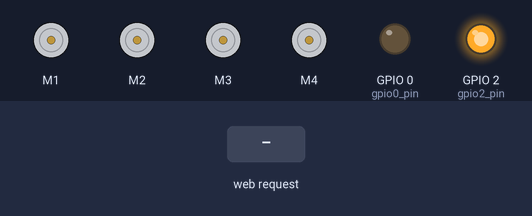
This sketch was run on a simulated ESP8266 (NodeMCU). On the bench: 4 × DC motor (green arrow = forward, orange = backward, longer = faster), output pins drawn as LEDs (lit = HIGH). The test bench sets the inputs (shaded band). WiFi joins after 1.5 s; servers stay silent unless stated; what the sketch prints to the serial monitor is not drawn.

Above: at 3.7 s.
3.8 s: HTTP request GET /med received
At 4.9 s:
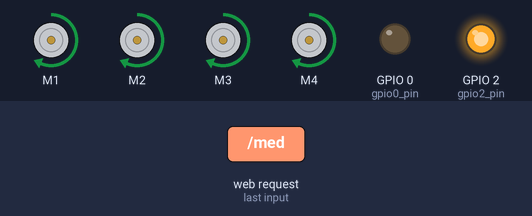
5.3 s: HTTP request GET /low received
At 6.1 s:
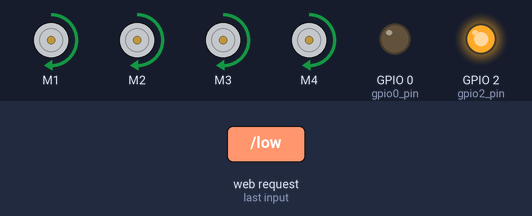
6.8 s: HTTP request GET /high received
At 7.2 s:
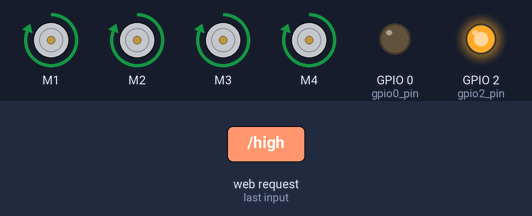
8.3 s: HTTP request GET /l2 received
At 9.5 s:
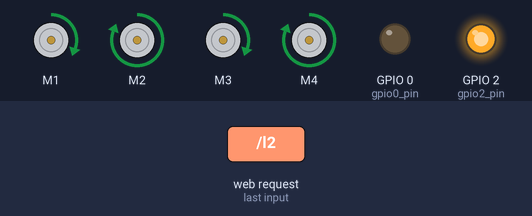
9.8 s: HTTP request GET /l1 received
At 10.7 s:
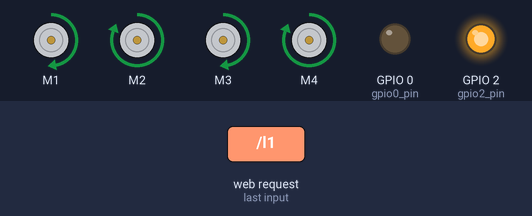
11.3 s: HTTP request GET /r1 received
At 11.9 s:
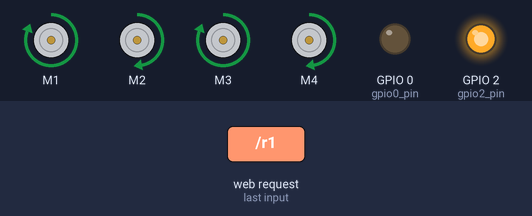
Timing chart, 0 to 13.8 s (numbered marks = the images above; inputs shaded):
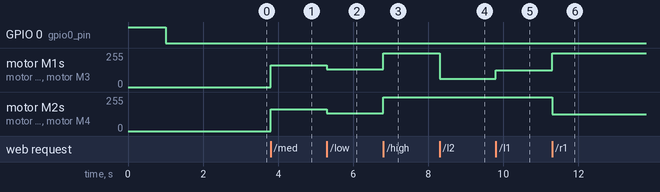

Measured:
- after the input at 3.8 s, motor M1–4: stopped → forward 163/255 at once
- after the input at 5.3 s, motor M1–4: forward 163/255 → forward 135/255 at once
- after the input at 6.8 s, motor M1–4: forward 135/255 → forward 255/255 at once
- after the input at 8.3 s, motor M1, motor M3: forward 255/255 → forward 63/255 at once
- after the input at 9.8 s, motor M1, motor M3: forward 63/255 → forward 127/255 at once
- after the input at 11.3 s, motor M1, motor M3: forward 127/255 → forward 255/255 at once; motor M2, motor M4: forward 255/255 → forward 127/255 at once

The sketch:

boat_control.ino
```cpp
#include <Wire.h>
#include <ESP8266WiFi.h>
#include <WiFiClient.h>
#include <ESP8266WebServer.h>
#include <ESP8266mDNS.h>
#include <Adafruit_MotorShield.h>

MDNSResponder mdns;

// Replace with your network credentials
const char* ssid = "asdfg";  //asdfg
const char* password = "12345678";  //12345678
int imax = 180;
int gear = 0; //0 for low, 1 for medium, 2 for high
int sped = 0; // speed
int smax = 4; // maximum speed
int dir  = 0; // direction
int Mspeed[5][3]={{  0,   0,   0},
                  { 45,  54,  63},
                  { 90, 109, 128},
                  {135, 163, 192},
                  {180, 217, 255}};

ESP8266WebServer server(80);

int gpio0_pin = 0;
int gpio2_pin = 2;
int motorL = 0;
int motorR = 0;

// Create the motor shield object with the default I2C address
Adafruit_MotorShield AFMS = Adafruit_MotorShield();

// Select which 'port' M1, M2, M3 or M4. In this case, M1
Adafruit_DCMotor *Motor1 = AFMS.getMotor(1);
Adafruit_DCMotor *Motor2 = AFMS.getMotor(2);
Adafruit_DCMotor *Motor3 = AFMS.getMotor(3);
Adafruit_DCMotor *Motor4 = AFMS.getMotor(4);

//webpage
String getPage(){
String webPage = "";
webPage += "<html>";
webPage += "<meta http-equiv=Content-Type content=\"text/html; charset=big5\">";
webPage += "<title>Wifi RC Boat by Jau-Horng Chen</title>";
webPage += "<STYLE type=\"text/css\">";
webPage += "td.off {background: #ffffaf; color: #5f5f10; text-align: center; font-size: 6vmin}";
webPage += "td.on  {background: #bfbf20; color: #ffffff; text-align: center; font-size: 6vmin}";
webPage += "</STYLE>";
webPage += "<body>";
webPage += "<table border=0 cellspacing=1 cellpadding=3 align=center bgcolor=#dfdf20 width=100% height=100%>";

webPage += "<tr><td width = \"20%\" class=off onclick=\"parent.location='stop'\">Stop</td><td width = \"20%\" class=off>";
webPage += String(sped);
webPage += "/4</td><td width = \"20%\" class=";
webPage += (gear==0? "on" : "off");
webPage += " onclick=\"parent.location='low' \">Low </td><td width = \"20%\" class=";
webPage += (gear==1? "on" : "off");
webPage += " onclick=\"parent.location='med' \">Med </td><td width = \"20%\" class=";
webPage += (gear==2? "on" : "off");
webPage += " onclick=\"parent.location='high'\">High</td></tr>";

webPage += "<tr><td colspan=\"5\" class=off onclick=\"parent.location='inc'\">+</td></tr>";

webPage += "<tr><td width = \"20%\" class=";
webPage += (dir==-2? "on" : "off");
webPage += " onclick=\"parent.location='l2'\" >&lt&lt</td><td width = \"20%\" class=";
webPage += (dir==-1? "on" : "off");
webPage += " onclick=\"parent.location='l1'\" >&lt   </td><td width = \"20%\" class=";
webPage += (dir== 0? "on" : "off");
webPage += " onclick=\"parent.location='cc'\" >O     </td><td width = \"20%\" class=";
webPage += (dir== 1? "on" : "off");
webPage += " onclick=\"parent.location='r1'\" >&gt   </td><td width = \"20%\" class=";
webPage += (dir== 2? "on" : "off");
webPage += " onclick=\"parent.location='r2'\" >&gt&gt</td></tr>";

webPage += "<tr><td colspan=\"5\" class=off onclick=\"parent.location='dec'\">-</td></tr>";

webPage += "</table>";
webPage += "</div>";
webPage += "</body>";
webPage += "</html>";
return webPage;
}

void set_motor(){
  server.send(200, "text/html", getPage());
  motorL=Mspeed[abs(sped)][gear];
  motorR=Mspeed[abs(sped)][gear];
  if(dir==-2)
    motorR>>=2;
  else if(dir==-1)
    motorR>>=1;
  else if(dir==1)
    motorL>>=1;
  else if(dir==2)
    motorL>>=2;
  Motor1->setSpeed(motorR);
  Motor2->setSpeed(motorL);
  Motor3->setSpeed(motorR);
  Motor4->setSpeed(motorL);
  Serial.println(String(motorL)+","+String(motorR)+"\n");
  sped>0? Motor1->run(FORWARD) : Motor1->run(BACKWARD);
  sped>0? Motor2->run(FORWARD) : Motor2->run(BACKWARD);
  sped>0? Motor3->run(FORWARD) : Motor3->run(BACKWARD);
  sped>0? Motor4->run(FORWARD) : Motor4->run(BACKWARD);
}

void setup(void){
  // preparing GPIOs
  pinMode(gpio0_pin, OUTPUT);
  digitalWrite(gpio0_pin, HIGH);
  pinMode(gpio2_pin, OUTPUT);
  digitalWrite(gpio2_pin, HIGH);

  delay(1000);
  Serial.begin(115200);
  WiFi.begin(ssid, password);
  Serial.println("");
  digitalWrite(gpio0_pin, LOW);
  // Wait for connection
  while (WiFi.status() != WL_CONNECTED) {
    delay(500);
    Serial.print(".");
  }

  Serial.println("");
  Serial.print("Connected to ");
  Serial.println(ssid);
  Serial.print("IP address: ");
  Serial.println(WiFi.localIP());

  if (mdns.begin("esp8266", WiFi.localIP())) {
    Serial.println("MDNS responder started");
  }


  server.on("/", [](){
    server.send(200, "text/html", getPage());
  });
  server.on("/low", [](){
    //Serial.println("poked");
    gear = 0;
    set_motor();
  });
  server.on("/med", [](){
    gear = 1;
    sped = 3;
    set_motor();
  });
  server.on("/high", [](){
    gear = 2;
    sped = 4;
    set_motor();
  });
  server.on("/stop", [](){
    sped = 0;
    dir  = 0;
    set_motor();
  });
  server.on("/l2", [](){
    dir = -2;
    set_motor();
  });
  server.on("/l1", [](){
    dir = -1;
    set_motor();
  });
  server.on("/cc", [](){
    dir = 0;
    set_motor();
  });
  server.on("/r1", [](){
    dir = 1;
    set_motor();
  });
  server.on("/r2", [](){
    dir = 2;
    set_motor();
  });
  server.on("/inc", [](){
    if(sped < smax)
      sped++;
    set_motor();
  });
  server.on("/dec", [](){
    if(sped > -smax)
      sped--;
    set_motor();
  });

  server.begin();
  Serial.println("HTTP server started");

  AFMS.begin(1600);  // create with the default frequency 1.6KHz

  // Set the speed to start, from 0 (off) to 255 (max speed)
  Motor1->setSpeed(0);
  Motor1->run(FORWARD);
  Motor2->setSpeed(0);
  Motor2->run(FORWARD);
  Motor3->setSpeed(0);
  Motor3->run(FORWARD);
  Motor4->setSpeed(0);
  Motor4->run(FORWARD);

  // turn on motor
  Motor1->run(RELEASE);
  Motor2->run(RELEASE);
  Motor3->run(RELEASE);
  Motor4->run(RELEASE);
}

void loop(void){
  server.handleClient();
  //gear = 1;
  //sped = 3;
  //set_motor;
}
```
